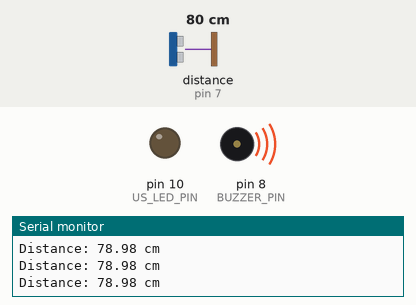
Simulated run of this sketch. Board: Arduino Uno, built with avr-gcc and run on an emulated ATmega328P. Shown: output pins drawn as LEDs (lit = HIGH), buzzer (waves = sounding, pin HIGH), the last lines printed to the serial monitor. Wiring (inferred from the names in the program): ultrasonic range finder: trigger pin 6; echo pin 7. The inputs (shaded band) are chosen by the test bench; at power-on: distance to the obstacle (sensor on pin 7) 80 cm. The echo pulse lasts 58.3 µs per cm; pins used as bus, display or sensor lines are not drawn.

Above: at 3.2 s.
3.3 s: distance to the obstacle (sensor on pin 7) set to 24 cm
4.8 s: distance to the obstacle (sensor on pin 7) set to 18 cm
At 5.3 s:
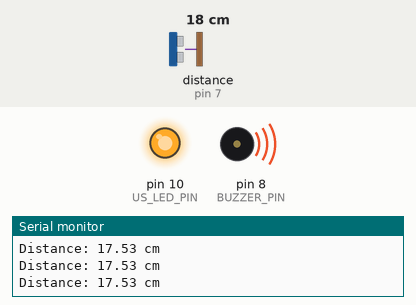
6.3 s: distance to the obstacle (sensor on pin 7) set to 12 cm
9.3 s: distance to the obstacle (sensor on pin 7) set to 9 cm
At 10.4 s:
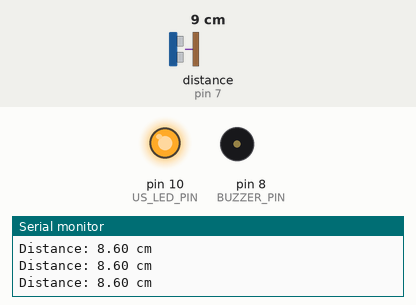
11.0 s: distance to the obstacle (sensor on pin 7) set to 35 cm
At 12.1 s:
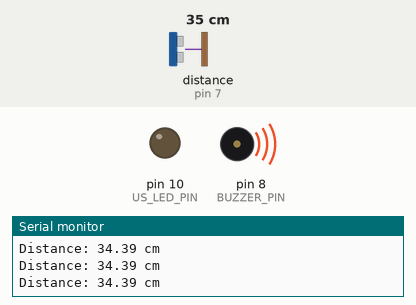
12.6 s: distance to the obstacle (sensor on pin 7) set to 2 cm
At 14.1 s:
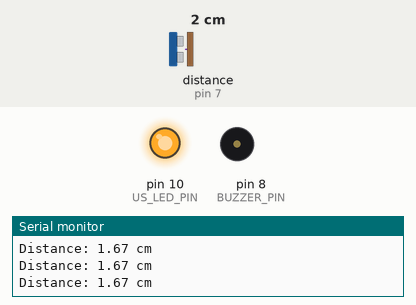
Timing chart, 0 to 15.2 s (numbered marks = the images above; inputs shaded):
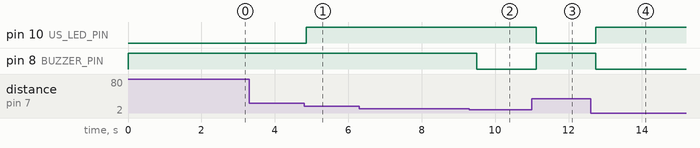

Measured:
- the behaviour switches between 21 and 20 cm on distance to the obstacle (sensor on pin 7) (found by bisection; images 0 and 1)
- the behaviour switches between 11 and 10 cm on distance to the obstacle (sensor on pin 7) (found by bisection; images 1 and 2)
- after the input at 4.8 s, pin 10 (US_LED_PIN): LOW → HIGH after 0.06 s
- after the input at 9.3 s, pin 8 (BUZZER_PIN): HIGH → LOW after 0.20 s
- after the input at 11.0 s, pin 10 (US_LED_PIN): HIGH → LOW after 0.11 s; pin 8 (BUZZER_PIN): LOW → HIGH after 0.11 s
- after the input at 12.6 s, pin 10 (US_LED_PIN): LOW → HIGH after 0.14 s; pin 8 (BUZZER_PIN): HIGH → LOW after 0.14 s

The sketch:

parking_system.ino
```cpp
// --- Ultrasonic sensor pins ---
const int TRIG_PIN = 6;
const int ECHO_PIN = 7;

// --- LED & Buzzer for ultrasonic ---
const int US_LED_PIN = 10;
const int BUZZER_PIN = 8;

const int LED_DISTANCE_THRESHOLD = 20;    // cm
const int BUZZER_DISTANCE_THRESHOLD = 10; // cm

// --- Variables ---
float duration_us, distance_cm;

void setup() {
  Serial.begin(9600);

  // Ultrasonic setup
  pinMode(TRIG_PIN, OUTPUT);
  pinMode(ECHO_PIN, INPUT);
  pinMode(US_LED_PIN, OUTPUT);
  pinMode(BUZZER_PIN, OUTPUT);

  digitalWrite(US_LED_PIN, LOW);
  digitalWrite(BUZZER_PIN, HIGH); // buzzer off (active LOW type)

  Serial.println("System starting...");
  delay(2000);
  Serial.println("Ready!");
}

void loop() {
  // --- ULTRASONIC SENSOR HANDLING ---
  digitalWrite(TRIG_PIN, HIGH);
  delayMicroseconds(10);
  digitalWrite(TRIG_PIN, LOW);

  duration_us = pulseIn(ECHO_PIN, HIGH);
  distance_cm = 0.017 * duration_us;

  // LED control
  if (distance_cm < LED_DISTANCE_THRESHOLD) {
    digitalWrite(US_LED_PIN, HIGH);
  } else {
    digitalWrite(US_LED_PIN, LOW);
  }

  // Buzzer control (active LOW)
  if (distance_cm <= BUZZER_DISTANCE_THRESHOLD) {
    digitalWrite(BUZZER_PIN, LOW);  // buzzer ON
  } else {
    digitalWrite(BUZZER_PIN, HIGH); // buzzer OFF
  }

  // Debug output
  Serial.print("Distance: ");
  Serial.print(distance_cm);
  Serial.println(" cm");

  delay(200);
}
```
